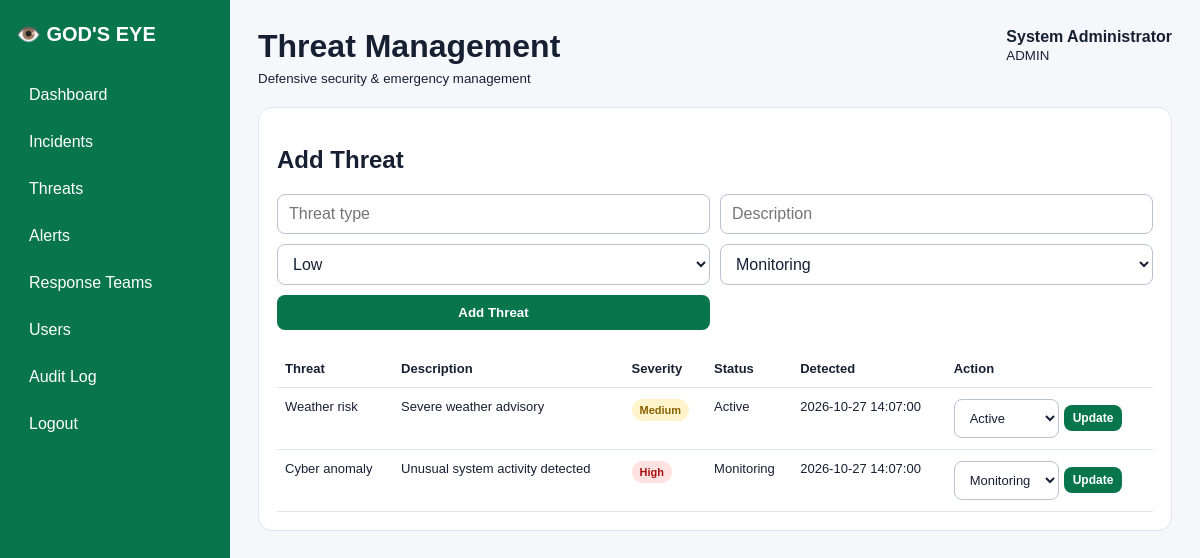
The app's page /threats.php (signed in) with its own data.
### tables this page shows
CREATE TABLE threats(id INT AUTO_INCREMENT PRIMARY KEY,threat_type VARCHAR(120) NOT NULL,description TEXT,severity ENUM('Low','Medium','High','Critical') NOT NULL DEFAULT 'Low',status ENUM('Monitoring','Active','Contained','Closed') NOT NULL DEFAULT 'Monitoring',detected_at TIMESTAMP DEFAULT CURRENT_TIMESTAMP);

### auth.php (called while the page is built, shortened)
<?php
function e($v){return htmlspecialchars((string)$v,ENT_QUOTES,'UTF-8');}
function can_write(){return in_array($_SESSION['user']['role']??'',['ADMIN','OPERATOR'],true);}

### threats.php (the view)
<?php require 'config/db.php';require 'includes/auth.php';require_login();$page_title='Threat Management';if($_SERVER['REQUEST_METHOD']==='POST'){require_role(['ADMIN','OPERATOR']);check_csrf();$action=$_POST['action']??'';if($action==='create'){$s=$pdo->prepare('INSERT INTO threats(threat_type,description,severity,status) VALUES(?,?,?,?)');$s->execute([trim($_POST['threat_type']),trim($_POST['description']),$_POST['severity'],$_POST['status']]);audit($pdo,'Threat created',$_POST['threat_type']);$_SESSION['flash']='Threat added.';}elseif($action==='status'){$s=$pdo->prepare('UPDATE threats SET status=? WHERE id=?');$s->execute([$_POST['status'],(int)$_POST['id']]);audit($pdo,'Threat status changed','Threat #'.(int)$_POST['id'].' to '.$_POST['status']);$_SESSION['flash']='Threat status updated.';}header('Location:threats.php');exit;}$rows=$pdo->query('SELECT * FROM threats ORDER BY id DESC')->fetchAll();require 'includes/header.php';?><section class="panel"><?php if(can_write()):?><h2>Add Threat</h2><form class="form" method="post"><input type="hidden" name="csrf" value="<?=e(csrf())?>"><input type="hidden" name="action" value="create"><input name="threat_type" placeholder="Threat type" required><input name="description" placeholder="Description"><select name="severity"><option>Low</option><option>Medium</option><option>High</option><option>Critical</option></select><select name="status"><option>Monitoring</option><option>Active</option><option>Contained</option><option>Closed</option></select><button>Add Threat</button></form><?php endif;?><div class="tablewrap"><table><tr><th>Threat</th><th>Description</th><th>Severity</th><th>Status</th><th>Detected</th><th>Action</th></tr><?php foreach($rows as $r):?><tr><td><?=e($r['threat_type'])?></td><td><?=e($r['description'])?></td><td><span class="badge <?=strtolower($r['severity'])?>"><?=e($r['severity'])?></span></td><td><?=e($r['status'])?></td><td><?=e($r['detected_at'])?></td><td><?php if(can_write()):?><form class="inline" method="post"><input type="hidden" name="csrf" value="<?=e(csrf())?>"><input type="hidden" name="action" value="status"><input type="hidden" name="id" value="<?=$r['id']?>"><select name="status"><?php foreach(['Monitoring','Active','Contained','Closed'] as $x):?><option <?=$r['status']===$x?'selected':''?>><?=$x?></option><?php endforeach;?></select><button class="smallbtn">Update</button></form><?php endif;?></td></tr><?php endforeach;?></table></div></section><?php require 'includes/footer.php';?>

### style.css (style rules this page uses)
:root { --green:#08754d;--dark:#0b1020;--bg:#f5f7fb;--card:#fff;--line:#dfe5ee;--text:#172033 }
* { box-sizing:border-box }
body { margin:0;font-family:Arial,sans-serif;background:var(--bg);color:var(--text) }
.card,.panel { background:var(--card);border:1px solid var(--line);border-radius:14px;padding:18px;margin-bottom:18px }
.form { display:grid;grid-template-columns:1fr 1fr;gap:10px;margin-bottom:20px }
input,select,textarea { width:100%;padding:10px 11px;border:1px solid #b9c2d0;border-radius:8px;background:#fff;color:#172033;font:inherit }
button,.btn { display:inline-block;padding:10px 14px;border:0;border-radius:8px;background:var(--green);color:#fff;font-weight:700;cursor:pointer;text-decoration:none }
.smallbtn { padding:6px 9px;font-size:12px }
.inline { display:inline-flex;gap:5px;align-items:center }
.tablewrap { overflow:auto }
table { width:100%;border-collapse:collapse;min-width:650px }
th,td { text-align:left;padding:11px 8px;border-bottom:1px solid var(--line);font-size:13px;vertical-align:top }
.badge { display:inline-block;padding:5px 8px;border-radius:20px;background:#e7f7ef;color:#08754d;font-size:11px;font-weight:700 }
.medium { background:#fff4cc;color:#8a6100 }
.high,.critical { background:#fee2e2;color:#a11 }

### records on screen
threats: threat_type "Weather risk", description "Severe weather advisory", severity "Medium", status "Active", detected_at "2026-10-27 14:07:00"
threats: threat_type "Cyber anomaly", description "Unusual system activity detected", severity "High", status "Monitoring", detected_at "2026-10-27 14:07:00"

### other values on screen
$page_title "Threat Management"
$_SESSION['user']['full_name'] "System Administrator"
$_SESSION['user']['role'] "ADMIN"
